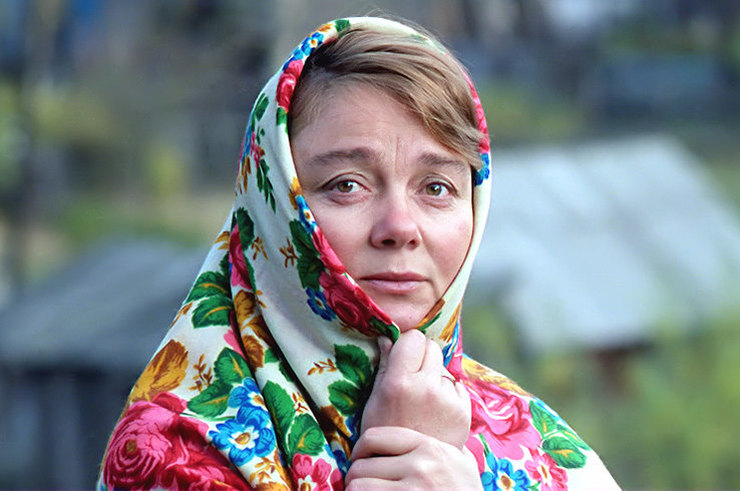
#> input picture second_part/src/image2.jpg, 740 x 491 px
$ python main.py src/image2.jpg
#> lines starting #> are read from the running program, lines starting #| are printed output that depends on the picture
#> further down, image is the input picture: shape (491, 740, 3); mean B, G, R 131, 129.2, 123
import time
import sys
import os.path as osp

import cv2


def average(img):
    b = img[:, :, 0]
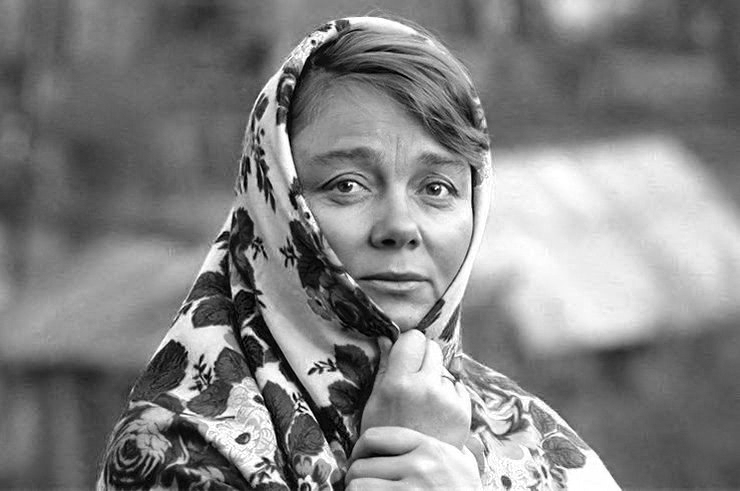
#> b: shape (491, 740); min 0, max 255, mean 131
    g = img[:, :, 1]
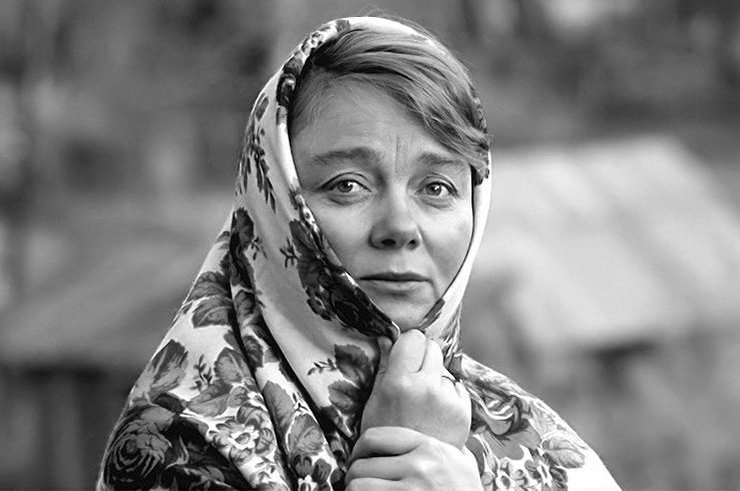
#> g: shape (491, 740); min 0, max 255, mean 129.2
    r = img[:, :, 2]
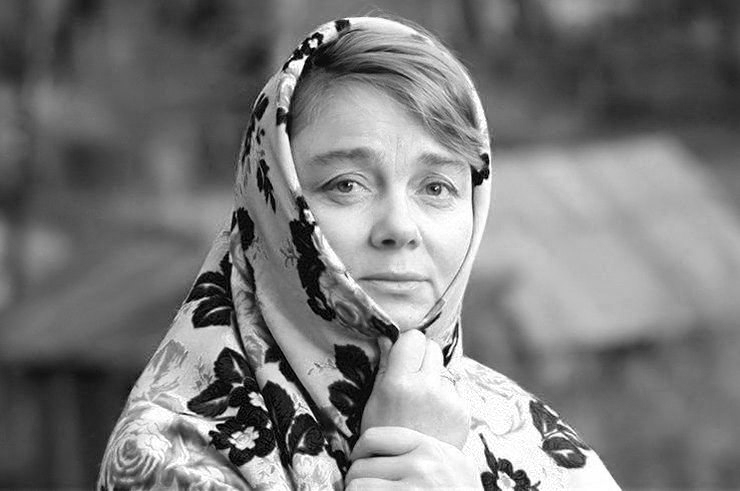
#> r: shape (491, 740); min 0, max 255, mean 123

    single = (b + g + r) / 3
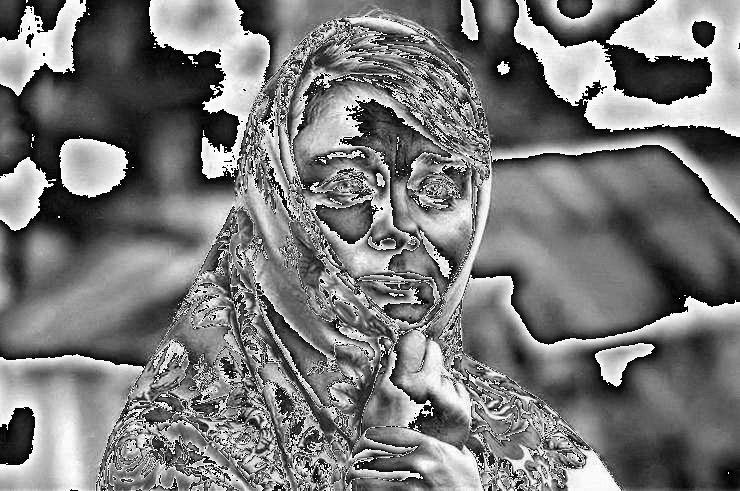
#> single: shape (491, 740) float64; min 0, max 85, mean 40.4; drawn with min black and max white
    copy = img.copy()

    copy[:, :, 0] = single
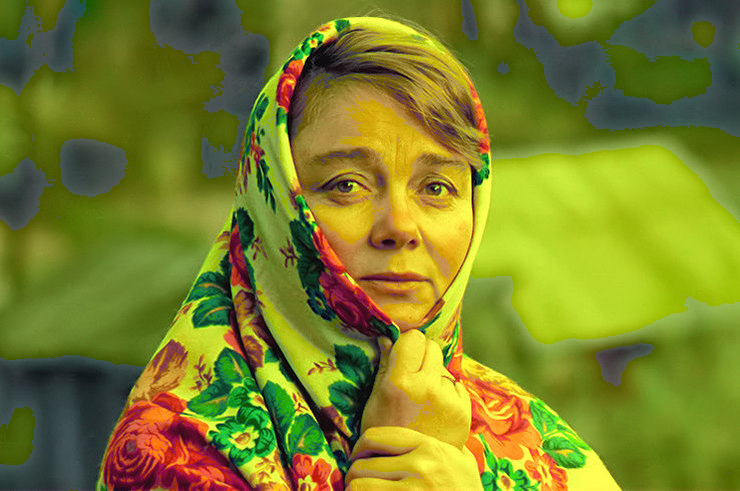
#> copy: shape (491, 740, 3); mean B, G, R 40, 129.2, 123
    copy[:, :, 1] = single
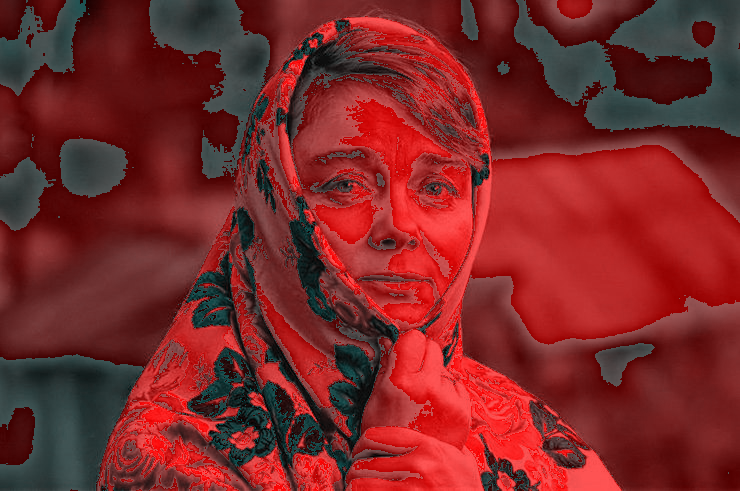
#> copy: shape (491, 740, 3); mean B, G, R 40, 40, 123
    copy[:, :, 2] = single
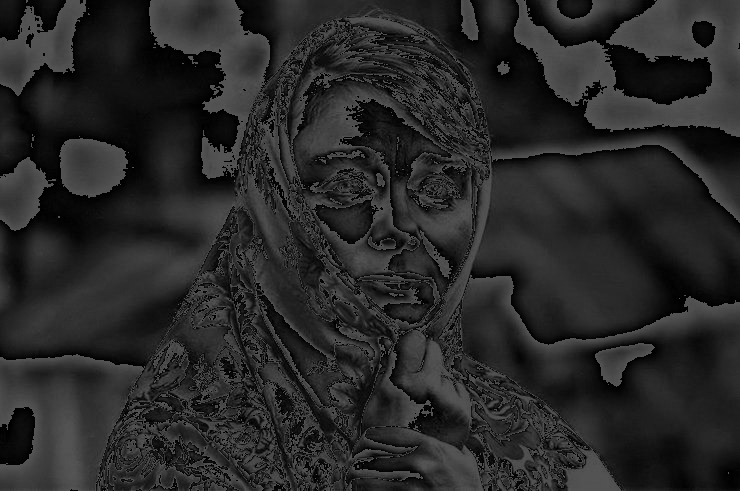
#> copy: shape (491, 740, 3); min 0, max 85, mean 40

    return copy


def time_cv(image1):
    start = time.time()
    gray = cv2.cvtColor(image1, cv2.COLOR_BGR2GRAY)
    end = time.time()
    print('opencv time: ', end - start)
    cv2.imshow('Gray image', gray)


def time_average(image1):
    start = time.time()
    copy1 = average(image1)
    end = time.time()
    print('other realisation: ', end - start)
    cv2.imshow('average image', copy1)


if __name__ == "__main__":
    try:
        image_path = sys.argv[1]
        assert osp.isfile(image_path), '{} is not a file!'.format(image_path)
    except IndexError:
        print('Path to the image is not valid! The default path was set!')
        image_path = './src/google.jpg'

    image = cv2.imread(image_path)
    cv2.imshow('Original image', image)

    time_cv(image)
    time_average(image)

    cv2.waitKey(30000)
    cv2.destroyAllWindows()

$ run again, on first_part/src/clean_image.jpg
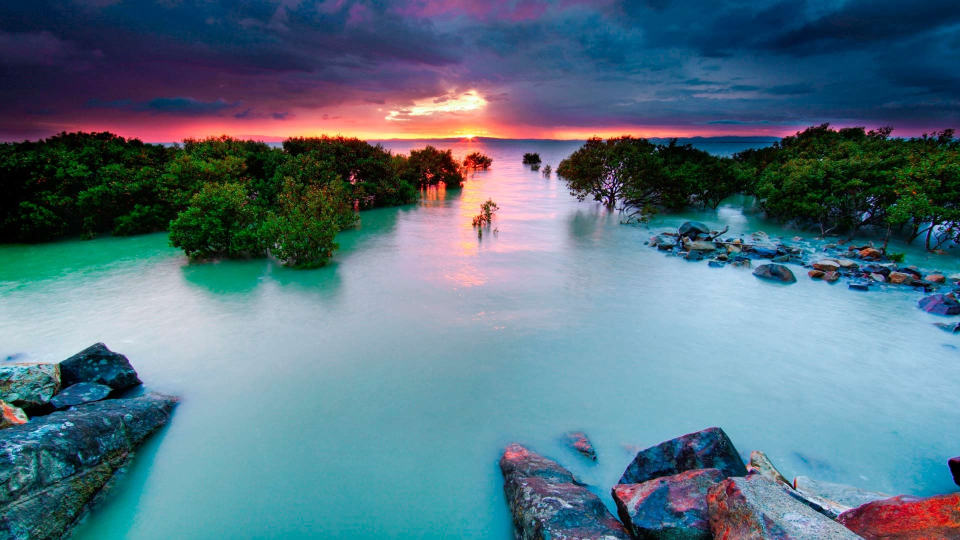
#> input picture first_part/src/clean_image.jpg, 1920 x 1080 px (shown at 1/2 size)
#> image is the input picture: shape (1080, 1920, 3); mean B, G, R 129.5, 114, 85.3
#> in average, `single = (b + g + r) / 3`:
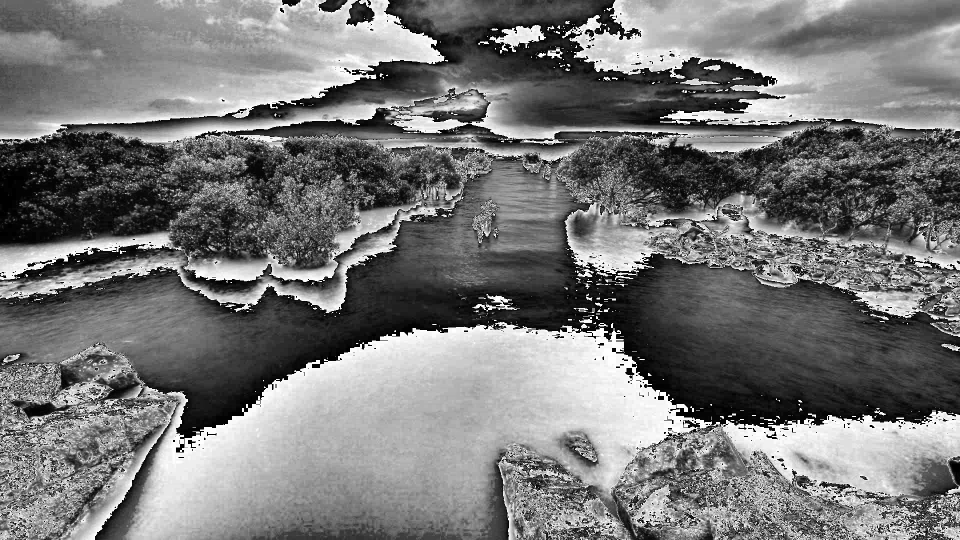
#> single: shape (1080, 1920) float64 (shown at 1/2 size); min 0, max 85, mean 39.7; drawn with min black and max white
#> in average, `copy[:, :, 2] = single`:
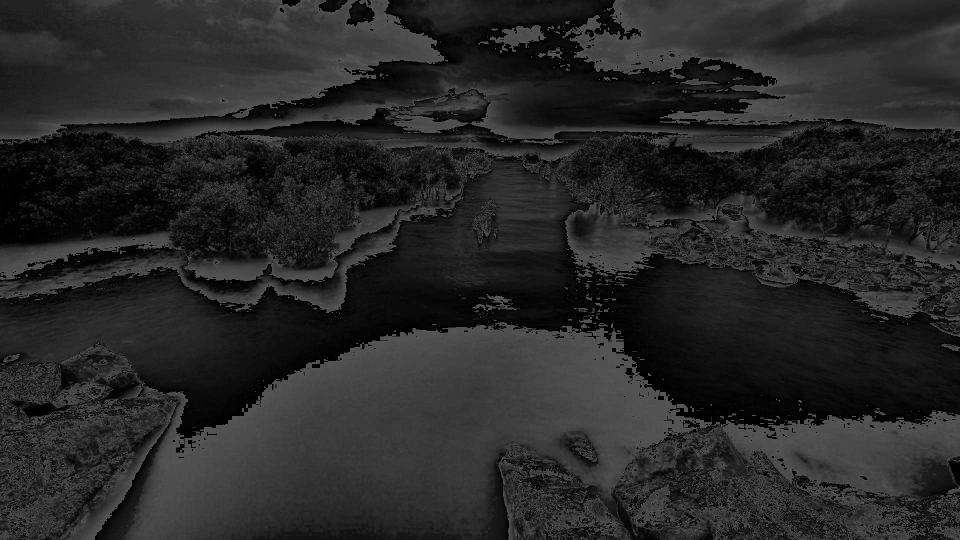
#> copy: shape (1080, 1920, 3) (shown at 1/2 size); min 0, max 85, mean 39.3
